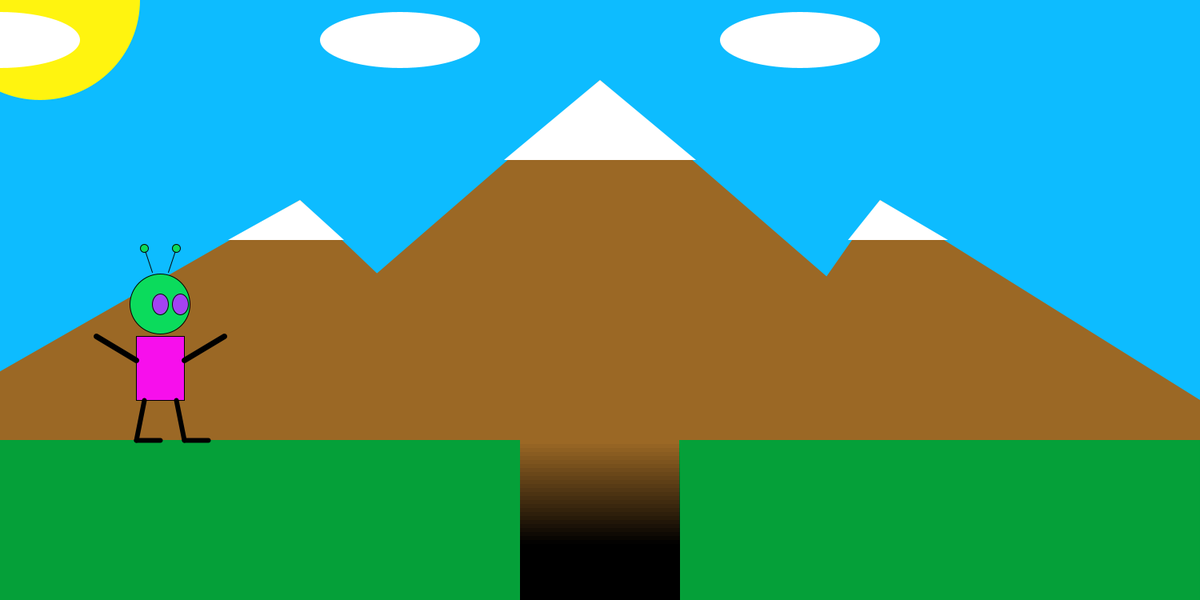
Frame 1 (no input)
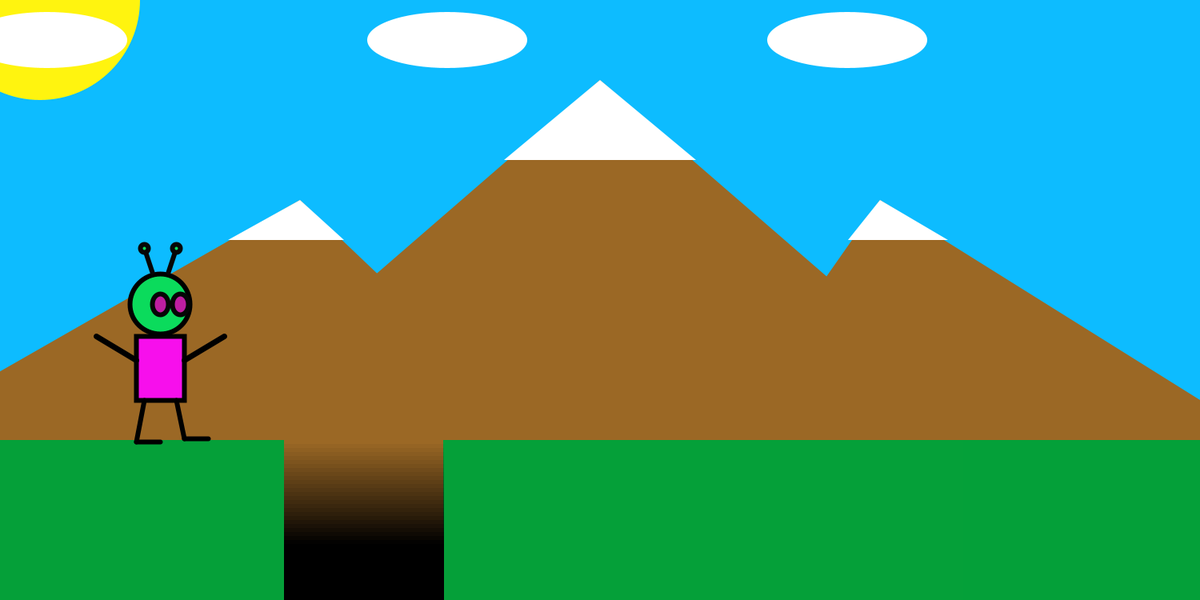
Frame 60 (the mouse pressed at the canvas centre just before this capture)
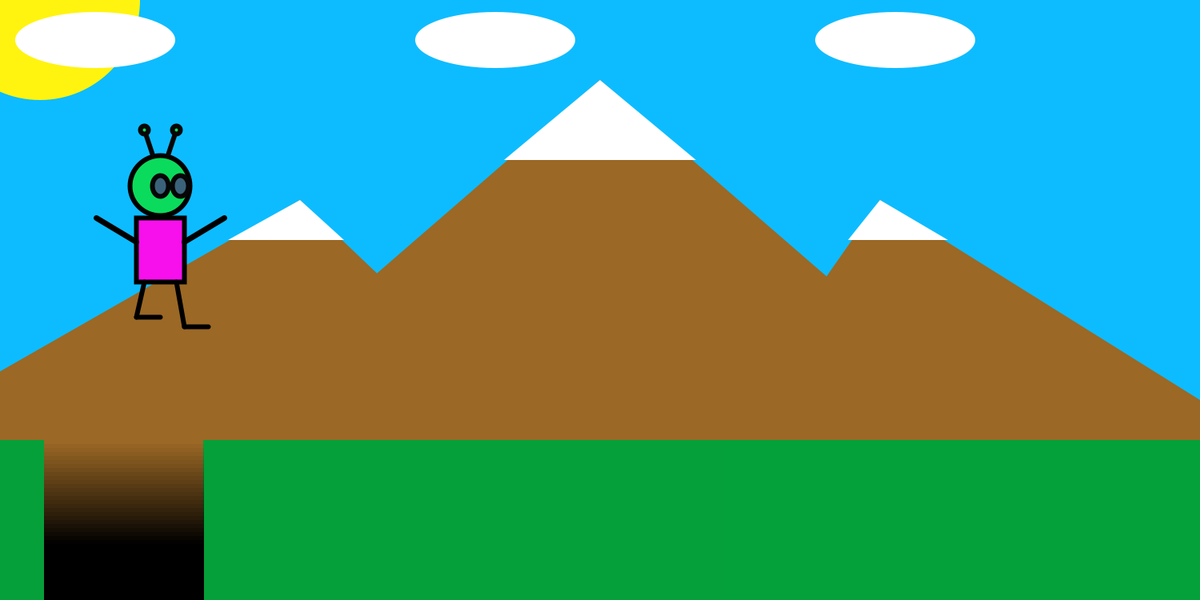
Frame 120 (the mouse held since frame 60 and released just before this capture)

The Processing sketch that drew these frames (run headless with seeded random() and noise(); from frame 60 on, the mouse is pressed at the canvas centre):

// Processing sketch: SP1
// ── SP1.pde
int triangleValues[][] = {  // I wanted to try to store a bunch of values into a double array. Probably not more readable, but I just wanted to experiment a little.
  {0, 750, 1500, 750, 750, 100}, // All these values are used for all the instances of the Mountain class.
  {-500, 750, 900, 750, 375, 250},
  {750, 750, 1900, 750, 1100, 250},
  {630, 200, 870, 200, 750, 100},
  {285, 300, 430, 300, 375, 250},
  {1060, 300, 1185, 300, 1100, 250}
};

// Instances of my Mountain class
Mountain mountains1;
Mountain mountains2;
Mountain mountains3;
Mountain Snow1;
Mountain Snow2;
Mountain Snow3;

Sun mySun = new Sun();// Instance for my Sun class

Cloud[] myClouds = new Cloud [3]; // Instance for my Cloud class, which I made into an array, because this was an easy way to use it here. Each Cloud instance just need to start at a different x position. 

// Instances for my Surface class
Surface ground1 = new Surface(-1, 550, 651, 300, color(5, 160, 57)); 
Surface ground2 = new Surface(849, 550, 651, 300, color(5, 160, 57));
Surface ground3 = new Surface(1499, 550, 651, 300, color(4, 160, 57));

// Instance for my Surface class, where it displays the black hole obstacle
Surface obstacle = new Surface(-1, 550, 651, 300, color(5, 160, 57)); // 

// Instance for my Buu class
Buu player = new Buu();



void setup() {
  size(1500, 750);
  // Mountains for the background // To make it less ugly (slightly) for using many randon numbers, i am calling calling back to my double array.  
  mountains1 = new Mountain(triangleValues[0][0], triangleValues[0][1], triangleValues[0][2], triangleValues[0][3], triangleValues[0][4], triangleValues[0][5]);
  mountains2 = new Mountain(triangleValues[1][0], triangleValues[1][1], triangleValues[1][2], triangleValues[1][3], triangleValues[1][4], triangleValues[1][5]);
  mountains3 = new Mountain(triangleValues[2][0], triangleValues[2][1], triangleValues[2][2], triangleValues[2][3], triangleValues[2][4], triangleValues[2][5]);
  // Used my Mountain object to make tiny white "mountains" to simulate snow on the mountaintop
  Snow1 = new Mountain(triangleValues[3][0], triangleValues[3][1], triangleValues[3][2], triangleValues[3][3], triangleValues[3][4], triangleValues[3][5]);
  Snow2 = new Mountain(triangleValues[4][0], triangleValues[4][1], triangleValues[4][2], triangleValues[4][3], triangleValues[4][4], triangleValues[4][5]);
  Snow3 = new Mountain(triangleValues[5][0], triangleValues[5][1], triangleValues[5][2], triangleValues[5][3], triangleValues[5][4], triangleValues[5][5]);

  // Loop that goes through each instance in my Cloud array, where it changes the started the start x-position in each instance.
  for (int i = 0; i < myClouds.length; i++) {
    myClouds[i] = new Cloud(i*width/3, 50, 200, 70, color(255));
  }
}

void draw() {
  background(13, 188, 255);

  mountains1.display();
  mountains2.display();
  mountains3.display();

  Snow1.displaySnow();
  Snow2.displaySnow();
  Snow3.displaySnow();

  mySun.displaySun();

  // A loop so it calls the methods in each instance of the Cloud class through the array.
  for (int i = 0; i < myClouds.length; i++) {
    myClouds[i].displayCloud();
    myClouds[i].moveClouds();
  }
  
  ground1.displayGround();
  ground2.displayGround();
  ground3.displayGround();

  ground1.moveGround();
  ground2.moveGround();
  ground3.moveGround();

  obstacle.displayBlackSquares();

  player.displayBuu();
  player.makeBuuRun();
  player.makeBuuJump();
}

// ── Buu.pde
class Buu {
  // All my variables for y-positions that are connected with displaying my Buu character, has them related to bodyY, so when bodyY's y-postion changes, so does every other part.  
  // Body
  int bodyX = 200;
  int bodyY = 460;
  int bodyW = 60;
  int bodyH = 80;

  // Head
  int headX = bodyX;
  int headW = bodyW + 15;
  int headH = bodyH - 5;

  // End of antennas
  int hornsX1 = bodyX - 20;
  int hornsX2 = bodyX + 20;
  int hornsW = bodyW - 50;
  int hornsH = bodyH - 70;

  // Eye variables
  int eyeX1 = bodyX;
  int eyeX2 = bodyX + 25;
  int eyeW = bodyW - 40;
  int eyeH = bodyH - 54;

  float eyeR;
  float eyeG;
  float eyeB;

  boolean buuJumping = false; // Variable to check if Buu is jumping (true) or not (false)
  int jumpHeight = 175; // // Variable for how much Buu's y-position changes when he jumps.
  int jumpSpeed = 4; // // Variable for how fast the jumping is.
  int originalY = bodyY; // A new variable to remember the original y-position. Thought it would be a more readable to have a different named variable for my jumping method.
  boolean Up = true; // Variable to help make Buu go from going up in the air, to coming down again. 
  
   // Walking animation variables
  int legMoveOffset = 0; // Variable to see how out of line the position is from the orginal y-postion
  int legMoveUpOrDown = 1; // Variable to make the legs go either down or up 
  int legMoveSpeed = 2; // Speed of the leg movement
  int legMoveMax = 10; // Variable for the maximum distance that the y-postion for the leg will move.




  Buu() {
  }

  void displayBuu() {
    //Buu's body
    rectMode(CENTER);
    stroke(0);
    fill(#F70FEC);
    rect(bodyX, bodyY, bodyW, bodyH);

    //Buu's head
    int headY = bodyY - 80;
    fill(#0BDB5C);
    ellipse(headX, headY, headW, headH);

    // Buu's antennas
    stroke(6);
    line(bodyX - 10, bodyY - 120, bodyX - 20, bodyY - 150);
    line(bodyX + 10, bodyY - 120, bodyX + 20, bodyY - 150);

    // The end of Buu's antennas
    int hornsY = bodyY - 150;
    fill(#0BDB5C);
    ellipse(hornsX1, hornsY, hornsW, hornsH);
    ellipse(hornsX2, hornsY, hornsW, hornsH);

    // Buu's eyes
    int eyeY = bodyY - 80;
    eyeR = random(255);
    eyeG = random(255);
    eyeB = random(255);
    fill(eyeR, eyeG, eyeB);
    ellipse(eyeX1, eyeY, eyeW, eyeH);
    ellipse(eyeX2, eyeY, eyeW, eyeH);

    // Buu's arms
    strokeWeight(7);
    stroke(0);
    line(bodyX - 30, bodyY - 10, bodyX - 80, bodyY - 40);
    line(bodyX + 30, bodyY - 10, bodyX + 80, bodyY - 40);
    
   

    // Buu's legs
    strokeWeight (6);
    stroke(0);
    // LegMoveOffset is added to Buu's arms and and feet, so their y-position will change, when i call on the upcoming method 
    line(bodyX - 20, bodyY + 40, bodyX - 30, bodyY + 90+ legMoveOffset); 
    line(bodyX + 20, bodyY + 40, bodyX + 30, bodyY + 90 - legMoveOffset);
    
     
    // Buu's feet
    line(bodyX - 30, bodyY + 90 + legMoveOffset, bodyX, bodyY + 90 + legMoveOffset);
    line(bodyX + 30, bodyY + 90 - legMoveOffset, bodyX + 60, bodyY + 90 - legMoveOffset);
  }



  void makeBuuRun() {
    if (!buuJumping) { // I'm starting by making this if statement, so it ensures that Buu's legs will only move when he is NOT jumping.
      legMoveOffset += legMoveUpOrDown * legMoveSpeed; // legMoveUpOrDown is getting added to legMoveOffset times legMoveSpeed(to determine how fast it happens) so the y-postion increases 
      
      if (legMoveOffset > legMoveMax || legMoveOffset < -legMoveMax) { // if the y-position goes further than legMoveMax, legMoveUpOrDown is multiplied by -1, so the direction reverses (1* -1 = -1) (-1 * -1 = 1).
        legMoveUpOrDown *= -1;
      }
    }
  }
    
  void makeBuuJump() {
    if (obstacle.x < bodyX + bodyW + 50 && obstacle.x + obstacle.w > bodyX - bodyW / 2 && !buuJumping) { // This if checks if my blackSquares (obstacle) is close to Buu. The reason for writing !buuJumping, is to make sure Buu is not in the middle of a jump.
      buuJumping = true;
    }
    if (buuJumping) {
      if (Up) { // This part makes Buu jump. If the above statement is true. Buu will decrease his y in a set speed, so it looks like he jumps. Then a Up is set to false, so it can begin making Buu land again,
        bodyY -= jumpSpeed;
        if (bodyY <= originalY - jumpHeight) {
          Up = false; // Up is set to false, so next time it looks that above if statement, it will jump down to the else instead.
        }
      } else {
        bodyY += jumpSpeed; // His y position increases, so he goes down again. The below statement is set so he doesn't go below his original y position.
        if (bodyY >= originalY) {
          bodyY = originalY;
          buuJumping = false; // Set to false. So Buu stops jumping. So he only makes one jump.
          Up = true; // Set to true. So he is ready to do this whole code again, Ergo to make another jump.
        }
      }
    }
  }
}

// ── Cloud.pde
class Cloud {
  color c;
  int x;
  int y;
  int w;
  int h;

  Cloud(int tempX, int tempY, int tempW, int tempH, color tempC) {
    x = tempX;
    y = tempY;
    w = tempW;
    h = tempH;
    c = tempC;
  }

  void displayCloud() {
    fill(c);
    noStroke();
    saturation(150);
    ellipse(x, y, w, h);
  }

  void moveClouds() {
    int speed = 1;
    int state = 0;
    if (state==0) { // Simple if statement to make the clouds move indefinitely
      x = x + speed;
      if (x > width+100) { // If stament to move the clods back when they go further than width+100.
        x = -100;
      }
    }
  }
}

// ── Mountain.pde
class Mountain {
  int x1;
  int y1;
  int x2;
  int y2;
  int x3;
  int y3;

  Mountain(int tempX1, int tempY1, int tempX2, int tempY2, int tempX3, int tempY3) {
    x1 = tempX1;
    y1 = tempY1;
    x2 = tempX2;
    y2 = tempY2;
    x3 = tempX3;
    y3 = tempY3;
  }

  void display() {
    fill(155, 104, 37);
    noStroke();
    triangle(x1, y1, x2, y2, x3, y3);
  }

  void displaySnow() {
    fill(255);
    triangle(x1, y1, x2, y2, x3, y3);
  }
}

// ── Sun.pde
class Sun {
  color c = color(255, 244, 15);
  int x = width/2;
  int y = 0;
  int w = 250;
  int h = 250;

  Sun () {
  }

  void displaySun() {
    fill(c);
    saturation(150);
    ellipse(x, y, w, h);
  }
}

// ── Surface.pde
class Surface {
  int rectX;
  int rectY;
  int rectW;
  int rectH;
  color c;
  int x = 650;
  int y = 550;
  int w = 200;
  int h = 5;

  Surface(int tempX, int tempY, int tempW, int tempH, color tempC) {
    rectX = tempX;
    rectY = tempY;
    rectW = tempW;
    rectH = tempH;
    c = tempC;
  }

  void displayGround() {
    fill(c);
    rectMode(CORNER);
    rect(rectX, rectY, rectW, rectH);
  }

  void displayBlackSquares() {
    int y = 550;
    int w = 200;
    int h = 5;
    int op = 0;
    int squareState = 0;
    while (y < height) { // The "Black sqaures" are multiple squares that I make with this loop. It also helps me so I can slowly increase the opacity, which gives a nice effect.
      fill(0, 0, 0, op);
      noStroke();
      rect(x, y, w, h);
      y+=5;
      op+=10;
    }
    if (squareState == 0) { // Simple if-statement to keep making my surface rectangles move indefinitely. 
      x -= 5;
      if (x < 0-649) { // An if statement, so when my surface blocks make it to a specific point they will move to end of my canvas.
        x = 1500;
      }
    }
  }


  void moveGround() {
    int state = 0;
    if (state == 0) { // Again an if-statement to make the surface move. 
      rectX -= 5;
      if (rectX < 0-649) { // An if statement, so when my surface blocks make it to a specific point they will move to end of my canvas.
        rectX = 1500;
      }
    }
  }
}
